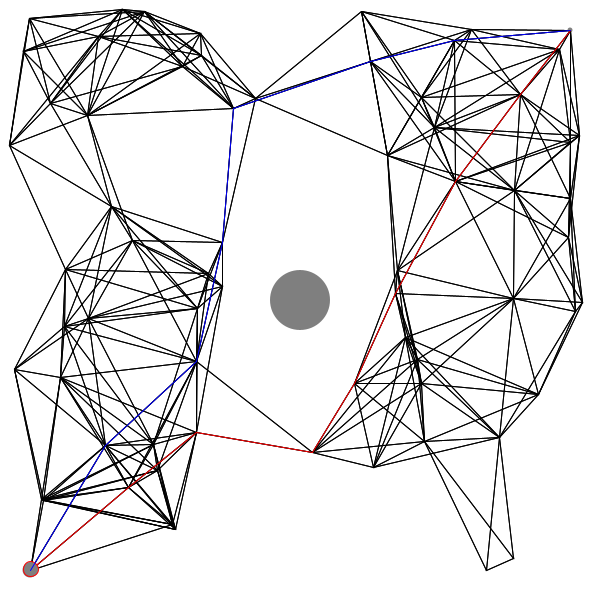
Frame 1 (no input)
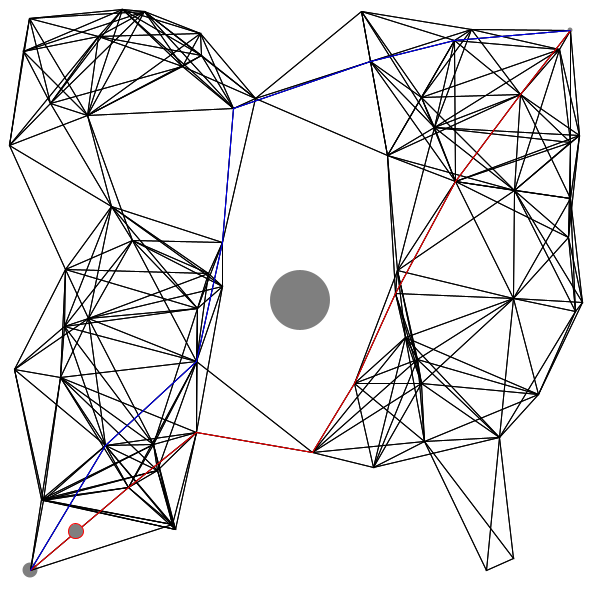
Frame 60 (the mouse pressed at the canvas centre just before this capture)
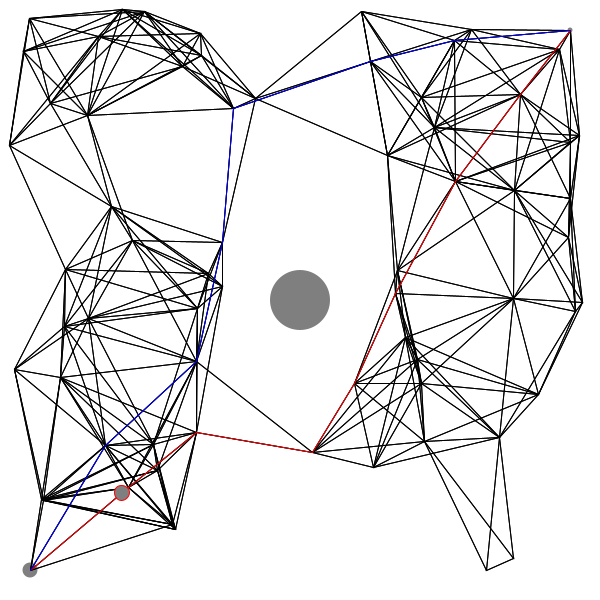
Frame 120 (the mouse held since frame 60 and released just before this capture)

The Processing sketch that drew these frames (run headless with seeded random() and noise(); from frame 60 on, the mouse is pressed at the canvas centre):

// Processing sketch: path_finding
// ── path_finding.pde
PVector start;
PVector end;
float standX;
float standY;
float radius;
PVector obstacle;
float obsR;
float cObsR;
float neighborD;
int sampleP;
ArrayList<Node> randSample;
// ArrayList<ArrayList<PVector>> neighbors;
ArrayList<Node> fringe = new ArrayList<Node>();
ArrayList<Node> path = new ArrayList<Node>();
ArrayList<Node> bfs_path = new ArrayList<Node>();  // use to compare
PVector curP;
PVector nextP;
int nextOne;

ArrayList<Node> openSet = new ArrayList<Node>();
ArrayList<Node> closeSet = new ArrayList<Node>();

void setup() {
  size(600,600);
  standX = width/20;  // divided to a 20 * 20 canvas
  standY = height/20;
  radius = width/40;  // radius for the robert, which is 0.5m
  obsR = width/10;  // randius for the obstacle, which is 2m
  sampleP = 70;  // number of points we want to sample
  start = new PVector(standX, standY * 19);
  end = new PVector(standX * 19, standY);
  obstacle = new PVector(standX * 10, standY * 10);
  createCspace();  // create the c space
  randSample = new ArrayList<Node>();  // initialize the random sample list
  randSample.add(new Node(start));
  randSample.add(new Node(end));
  randomSample();
  neighborD = width/4;  // set the maxDist of neighor that can be connected
  //neighbors = new ArrayList();
  addNeighbors();  // add neighbor to each node
  println("xxxxxxxx");

  if(!Astar()) {  // if the roadmap didn't work, try again
    setup();
    println("no path");
    
  } else {
    BFS();
    Node lastNode = randSample.get(1);  // second node is the end node
    Node bfs_lastNode = randSample.get(1);
    
    bfs_path.add(bfs_lastNode);
    while(bfs_lastNode.bfs_parent != null) {
      bfs_path.add(bfs_lastNode.bfs_parent);
      bfs_lastNode = bfs_lastNode.bfs_parent;
    }
    
    path.add(lastNode);  // creating the path
    while(lastNode.parent != null) {
      path.add(lastNode.parent);
      lastNode = lastNode.parent;
    }
  }

  println("here is the bfs nodes:");  // print the path size
  println(path.size());
  for(int i = 0; i< path.size(); i++) {
    println(path.get(i).location);
  }
  println("here is the size:");  // print the path size
  for(int i = 0; i< bfs_path.size(); i++) {
    println(bfs_path.get(i).location);
  }
  println("==========================");
  
  curP = path.get(path.size()-1).location.copy();  // the start nodes
  nextP =  path.get(path.size()-2).location.copy();  // the next nodes after start nodes
  //println(curP, nextP);
  nextOne = path.size()-2;
}

void draw() {
  background(255);
  fill(127);
  noStroke();
  circle(start.x,start.y, radius);
  circle(end.x,end.y, 5);
  circle(obstacle.x, obstacle.y, obsR);

  for (int i = 0; i < randSample.size(); i++) {
    Node temp = randSample.get(i);
    circle(temp.location.x,temp.location.y,2);
  }
  
  //if (random(1) > 0.5) {
  //  fill(25);
  //  circle(obstacle.x, obstacle.y, cObsR);
  //}
  
  // draw the path for whole graph
  stroke(0,0,0);
  for (int i = 0; i < randSample.size(); i++) {
    Node tem = randSample.get(i);
    ArrayList<Node> temp = tem.neighbor;
    if (temp.size() == 0)
      continue;
    for(int j = 0; j < temp.size(); j++) {
      line(tem.location.x,tem.location.y,temp.get(j).location.x,temp.get(j).location.y);
    }
  }
  
  stroke(255,0,0);
  for (int i = 0; i < path.size()-1; i++) {
    PVector temp1 = path.get(i).location;
    PVector temp2 = path.get(i+1).location;
    line(temp1.x,temp1.y,temp2.x,temp2.y);
  }
  
  if (!(curP.x == end.x && curP.y == end.y)) {
    update();
  }
  circle(curP.x,curP.y, radius);
  
  // show the bfs path
  stroke(0,0,255);
  for(int i = 0; i< bfs_path.size()-1; i++) {
    Node cur = bfs_path.get(i);
    Node next_n = bfs_path.get(i+1);
    line(cur.location.x,cur.location.y,next_n.location.x,next_n.location.y);
  }
}

void createCspace() {
  cObsR = obsR + radius;
}

void randomSample() {
  for (int i = 0; i < sampleP; i++) {
    PVector temp = new PVector(random(600),random(600));
    if (!ifCollision(temp)) {
      Node temp_node = new Node(temp);
      temp_node.h = dist(temp_node.location.x,temp_node.location.y,end.x,end.y);
      randSample.add(temp_node);
    } 
    //randSample.add(new Node(temp));
  }
}

boolean ifCollision(PVector x) {
  if(x == start || x == end) {
    return true;
  }
  if(PVector.dist(x, obstacle) < cObsR) {
    return true;
  }
  return false;
}

void addNeighbors() {  // add neighbor to each node
  for(int i = 0; i < randSample.size(); i++) {
    for(int j = 0; j < randSample.size(); j++) {
      if(i!=j && PVector.dist(randSample.get(i).location,randSample.get(j).location) < neighborD) {
       randSample.get(i).neighbor.add(randSample.get(j));
      }     
    }
  }
}

Boolean BFS () {
  randSample.get(0).visit = true;  // first one is always the start point
  fringe.add(randSample.get(0));
  
  while(fringe.size() > 0) {
    Node currentNode = fringe.get(0);
    fringe.remove(0);
    if(currentNode.location.x == end.x && currentNode.location.y == end.y) {
      println("Goal found!");
      return true;
    }
    //int x = 0;
    //for (int i = 0; i < randSample.size(); i++) {
    //  x++;
    //  if(currentNode == randSample.get(i)) {
    //    break;
    //  }
    //}
    for(int i = 0; i < currentNode.neighbor.size(); i++) {
      Node neighborNode = currentNode.neighbor.get(i);
      if (!neighborNode.visit) {
        neighborNode.visit = true;
        neighborNode.bfs_parent = currentNode;
        fringe.add(neighborNode);
        //println();
        //println("Current Fringe: ");
        for(int j = 0; j < fringe.size(); j++) {
          //print(fringe.get(j).location, " ");
        }
      }
    }
    //println("---------");
  }
  
  return false;
}

void update() {
  if (curP.x == nextP.x && curP.y == nextP.y) {
    if (nextOne > 0) {
      nextP = path.get(nextOne-1).location.copy();
      nextOne--;
    }
    
  }
  PVector direction = PVector.sub(nextP,curP);
  direction.normalize();
  //println(direction, nextP);
  curP.add(direction);
  
  
  if (PVector.dist(curP,nextP) < 3) {
    //println("xxxxxxxxxxxxxxxxxxxxxxxxxxxxxxxxxxxxxxxxxxxxxxxxxxxxxxxxxxxxxx");
    curP = nextP.copy();
  }
  //println(curP);
}

Boolean Astar () {
  openSet.add(randSample.get(0));
  
  while (openSet.size() > 0) {
    int Lowest = 0;
    // find the lowest one
    for (int i = 0; i < openSet.size();i++) {
      if (openSet.get(i).f < openSet.get(Lowest).f) {
        Lowest = i;
      }
    }
    Node current = openSet.get(Lowest);  
    // if the goal found
    if(current.location.x == end.x && current.location.y == end.y) {
      println("Goal found!");
      return true;
    }
    // adding current to closeSet 
    closeSet.add(current);
    openSet.remove(current);
    for (int i = 0; i < current.neighbor.size(); i++) {
      Node neighbor = current.neighbor.get(i);
      float tentative_gScore = current.g+dist(current.location.x,current.location.y, neighbor.location.x,neighbor.location.y);
      // if it is first time to explore the neighbor
      if ((!closeSet.contains(neighbor)) && (!openSet.contains(neighbor))) {
        neighbor.g = tentative_gScore;
        neighbor.f = neighbor.g + neighbor.h;
        neighbor.parent = current;
        openSet.add(neighbor);
      }
      // update the g and f
      if(tentative_gScore < neighbor.g) {
        neighbor.g = tentative_gScore;
        neighbor.f = neighbor.g + neighbor.h;
        neighbor.parent = current;
      }
    }
  }
  return false;
}

// ── Node.pde
class Node {
  Boolean visit;
  ArrayList<Node> neighbor;
  Node parent;
  Node bfs_parent;
  PVector location;
  float f;
  float g;
  float h;
  Node(PVector loc) {
    f = 0;
    g = 0;
    h = 0;
    location = loc.copy();
    parent = null;
    bfs_parent = null;
    neighbor = new ArrayList<Node>();
    visit = false;
  }
  
}
